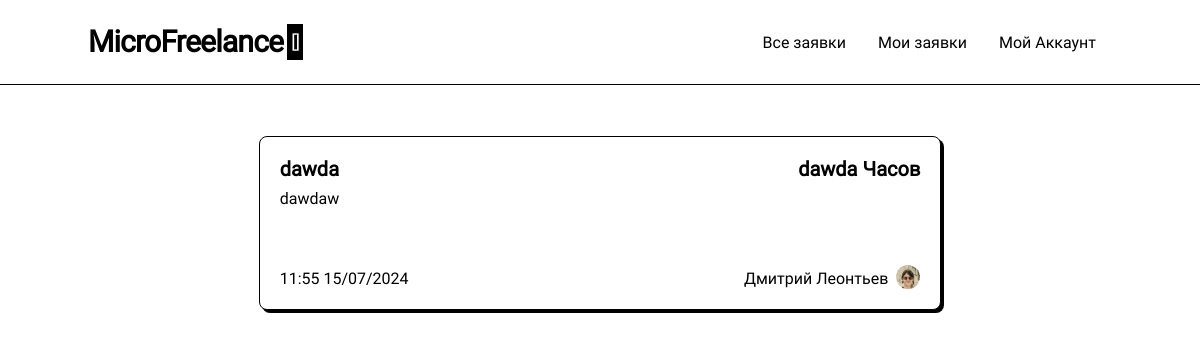
The app's page /all-tasks, older data.
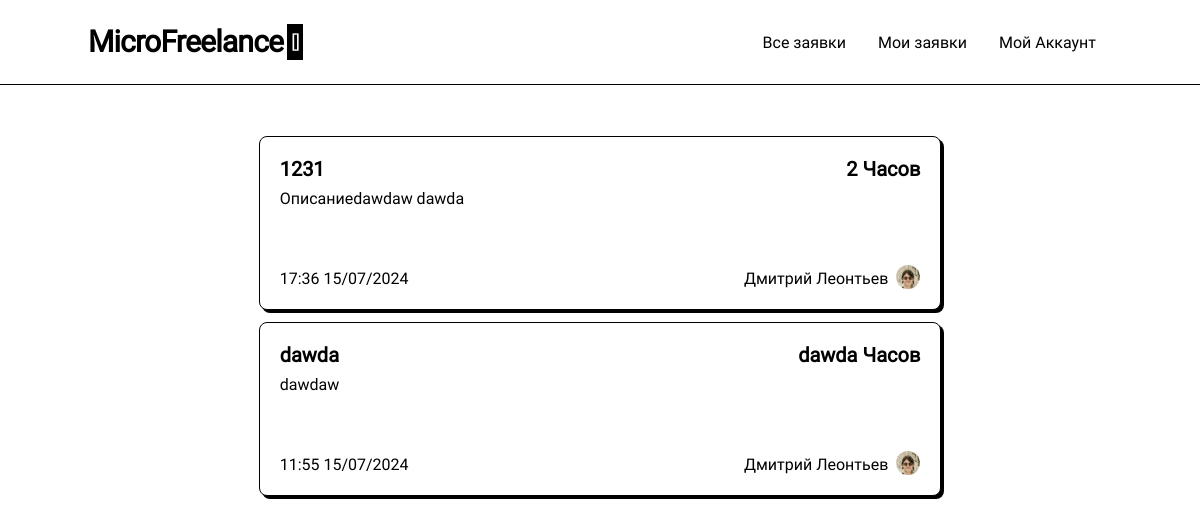
The same page, newer data.
### models.py (models this page shows, shortened)
class Post(db.Model):
    __table_name__ = "posts"
    id: Mapped[int]                         = mapped_column(primary_key=True)
    title: Mapped[str]                      = mapped_column(String(64))
    data: Mapped[str]                       = mapped_column(String(256))
    data_text: Mapped[str]                  = mapped_column(String(256))
    coast: Mapped[str]                      = mapped_column(String(64))
    currency: Mapped[str]                   = mapped_column(String(64))
    author_id: Mapped[int]                  = mapped_column(ForeignKey(User.id))
    create_date: Mapped[datetime.datetime]  = mapped_column(DateTime(timezone=True), server_default=func.now())
    update_date: Mapped[datetime.datetime]  = mapped_column(DateTime(timezone=True), server_default=func.now())
    selected: Mapped[bool]                  = mapped_column(default=False)
    selected_date: Mapped[Optional[datetime.datetime]] = mapped_column(DateTime(timezone=True))
    archived: Mapped[bool]                  = mapped_column(default=False)
    archived_date: Mapped[Optional[datetime.datetime]] = mapped_column(DateTime(timezone=True))
    selected_respond_author_id: Mapped[Optional[int]] = mapped_column()
    respond: Mapped[list["PostRespond"]]    = relationship(back_populates="post", cascade="all, delete")
    author: Mapped["User"] = relationship()

class User(UserMixin, db.Model):
    __table_name__ = "users"
    id: Mapped[int]                         = mapped_column(primary_key=True)
    login: Mapped[str]                      = mapped_column(String(64), index=True, unique=True)
    password_hash: Mapped[Optional[str]]    = mapped_column(String(256))
    name: Mapped[Optional[str]]             = mapped_column(String(64))
    aboutme: Mapped[Optional[str]]          = mapped_column(String(256))
    contact_info: Mapped[Optional[str]]     = mapped_column(String(256))
    account_type: Mapped[str]               = mapped_column(String(256), default='student')

### routes.py (the view)
@app.route('/')
@app.route('/index')
@app.route('/all-tasks/<filter>')
@app.route('/all-tasks/')
@app.route('/all-tasks')
def all_tasks(filter = None):
    query = sa.select(Post)                                 \
        .where(Post.selected == False)           \
        .where(Post.archived == False)                      \
        .order_by(Post.selected.desc(), Post.update_date.desc())
    return render_template('post_list.html', tasks = list(db.session.scalars(query)), create_new = True, current_user=current_user, null_message='Сейчас на сайте обьявлений нет, приходите ещё')

### templates/post_list.html (shortened to what this page needs)
{% extends 'base/base.html' %}
{% block content %}
<div class="list">
    {% for task in tasks %}
        <a href="/post/{{ task.id }}">
            <div class="post">
                <div class="top-line">
                    <p class="title"> {{ task.title }} </p>
                    <p class="coast">{{ task.coast  }} {{ task.currency }}</p>
                </div>
                <p class="about">{{ task.data_text|truncate(150) }}</p>
                <div class="bottom-line">
                    <p class="date"> {{ task.create_date.strftime("%H:%M %d/%m/%Y") }} </p>
                    <div class="author">
                        <p class="name">{{ task.author.name }}</p>
                        <img class="avatar" src="{{ url_for('static', filename='avatars/' + task.author.login + '.webp') }}">
                    </div>
                </div>
            </div>
        </a>
    {% endfor %}
</div>
{% endblock %}

### templates/base/base.html (shortened to what this page needs)
<!DOCTYPE html>
<html lang="en">
<head>
    <link rel="stylesheet" href="{{ url_for('static', filename='compile.css') }}">
    <link rel="stylesheet" href="{{ url_for('static', filename='output.css') }}">
</head>
<body>
    {% include 'base/header.html' %}
    <div class="container-" id="container">
        {% block content %}
        {% endblock %}
    </div>
</body>
</html>

### templates/base/header.html (shortened to what this page needs)
<nav class="nav-desktop">
    <div class="content">
      <div class="logo">
        <a href="/"> MicroFreelance</a>
        <span class="account-type">[{{current_user.account_type}}]</span>
      </div>
      <div class="tabs">
          <a class="tab" href="/all-tasks"> Все заявки </a>
          <a class="tab" href="/my-tasks">  Мои заявки </a>
          <div class="dropdown">
            <a class="tab" href="/login">   Мой Аккаунт</a>
          </div>
      </div>
  </div>
</nav>

### static/compile.css (style rules this page uses)
html, :host { line-height: 1.5; -webkit-text-size-adjust: 100%; -moz-tab-size: 4; -o-tab-size: 4; tab-size: 4; font-family: Roboto; font-feature-settings: normal; font-variation-settings: normal; -webkit-tap-highlight-color: transparent; }
body { margin: 0; line-height: inherit; }
a { color: inherit; text-decoration: inherit; }
blockquote, dl, dd, h1, h2, h3, h4, h5, h6, hr, figure, p, pre { margin: 0; }
img, svg, video, canvas, audio, iframe, embed, object { display: block; vertical-align: middle; }
img, video { max-width: 100%; height: auto; }

Row changes from the older to the newer data that the page shows:
added Post: title "1231", coast "2", currency "Часов", data_text "Описаниеdawdaw dawda", create_date "17:36 15/07/2024", author.name "Дмитрий Леонтьев", login (picture)
